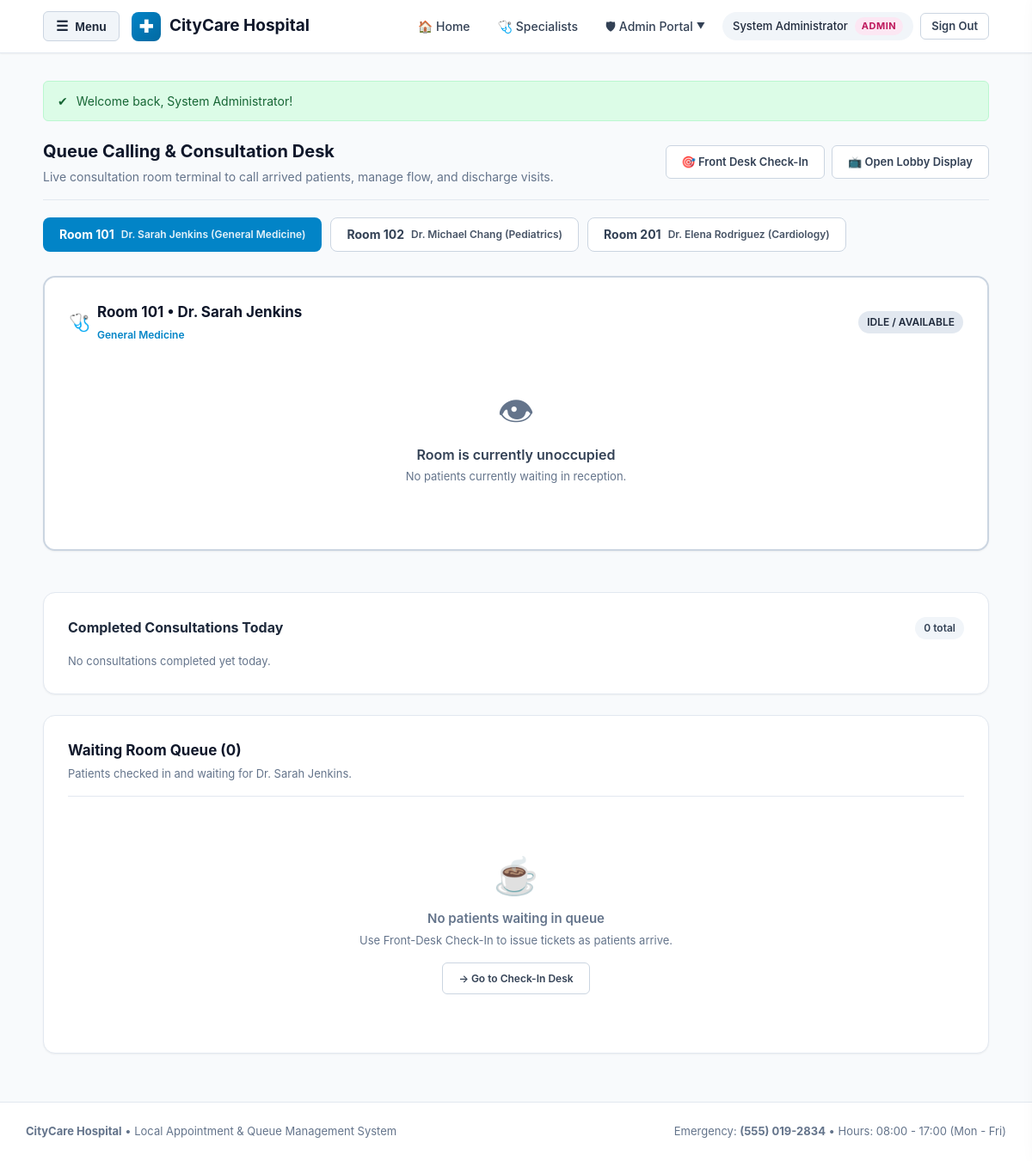
Page /staff/queue.php (signed in) on the committed database.
### tables this page shows
CREATE TABLE `doctors` (
  `id` INT UNSIGNED NOT NULL AUTO_INCREMENT,
  `full_name` VARCHAR(100) NOT NULL,
  `specialty` VARCHAR(100) NOT NULL,
  `email` VARCHAR(150) NOT NULL,
  `phone` VARCHAR(25) NOT NULL,
  `room_number` VARCHAR(30) NOT NULL,
  `description` TEXT NULL,
  `active_status` TINYINT(1) NOT NULL DEFAULT 1,
  `created_at` DATETIME NOT NULL DEFAULT CURRENT_TIMESTAMP,
  `updated_at` DATETIME NOT NULL DEFAULT CURRENT_TIMESTAMP ON UPDATE CURRENT_TIMESTAMP,
  PRIMARY KEY (`id`),
  UNIQUE KEY `uk_doctors_email` (`email`),
  KEY `idx_doctors_specialty` (`specialty`),
  KEY `idx_doctors_active` (`active_status`)
);

### staff/queue.php (the view, shortened to what this page needs)
<?php
$pdo = getDBConnection();
$today = date('Y-m-d');
$docStmt = $pdo->query("SELECT id, full_name, specialty, room_number FROM doctors WHERE active_status = 1 ORDER BY room_number ASC");
$doctors = $docStmt->fetchAll();
$selectedDoctorId = isset($_GET['doctor_id']) ? (int)$_GET['doctor_id'] : (int)($doctors[0]['id'] ?? 1);
$selectedDoctor = null;
foreach ($doctors as $d) {
    if ((int)$d['id'] === $selectedDoctorId) {
        $selectedDoctor = $d;
        break;
    }
}
$servingStmt = $pdo->prepare("
    SELECT q.id AS queue_id, q.queue_number, q.called_at, q.service_started_at,
           TIMESTAMPDIFF(MINUTE, q.called_at, NOW()) AS minutes_in_service,
           a.id AS appointment_id, a.booking_reference, a.start_time,
           u.full_name AS patient_name, u.phone AS patient_phone
    FROM queue_entries q
    JOIN appointments a ON q.appointment_id = a.id
    JOIN users u ON a.patient_id = u.id
    WHERE a.doctor_id = :doc_id
      AND q.queue_date = :qdate
      AND q.status = 'in_service'
    ORDER BY q.called_at DESC
    LIMIT 1
");
$servingStmt->execute([':doc_id' => $selectedDoctorId, ':qdate' => $today]);
$currentPatient = $servingStmt->fetch();
$waitingStmt = $pdo->prepare("
    SELECT q.id AS queue_id, q.queue_number, q.checked_in_at,
           TIMESTAMPDIFF(MINUTE, q.checked_in_at, NOW()) AS wait_minutes,
           a.id AS appointment_id, a.booking_reference, a.start_time,
           u.full_name AS patient_name, u.phone AS patient_phone
    FROM queue_entries q
    JOIN appointments a ON q.appointment_id = a.id
    JOIN users u ON a.patient_id = u.id
    WHERE a.doctor_id = :doc_id
      AND q.queue_date = :qdate
      AND q.status = 'waiting'
    ORDER BY a.start_time ASC, q.checked_in_at ASC
");
$waitingStmt->execute([':doc_id' => $selectedDoctorId, ':qdate' => $today]);
$waitingPatients = $waitingStmt->fetchAll();
$completedStmt = $pdo->prepare("
    SELECT q.id AS queue_id, q.queue_number, q.completed_at,
           a.booking_reference, u.full_name AS patient_name
    FROM queue_entries q
    JOIN appointments a ON q.appointment_id = a.id
    JOIN users u ON a.patient_id = u.id
    WHERE a.doctor_id = :doc_id
      AND q.queue_date = :qdate
      AND q.status = 'completed'
    ORDER BY q.completed_at DESC
    LIMIT 10
");
$completedStmt->execute([':doc_id' => $selectedDoctorId, ':qdate' => $today]);
$completedPatients = $completedStmt->fetchAll();
require_once __DIR__ . '/../includes/header.php';
?>
<div class="card-header">
    <div>
        <h1 class="card-title">Queue Calling &amp; Consultation Desk</h1>
        <p style="margin: 4px 0 0 0; color: var(--gray-500); font-size: 14px;">
            Live consultation room terminal to call arrived patients, manage flow, and discharge visits.
        </p>
    </div>
    <div style="display: flex; gap: 8px; flex-wrap: wrap;">
        <a href="checkin.php" class="btn btn-secondary" style="font-size: 13px;">
            &#127919; Front Desk Check-In
        </a>
        <a href="<?php echo APP_BASE_URL; ?>/queue_display.php" target="_blank" class="btn btn-secondary" style="font-size: 13px;">
            &#128250; Open Lobby Display
        </a>
    </div>
</div>
<div style="display: flex; gap: 10px; margin-bottom: 24px; overflow-x: auto; padding-bottom: 4px;">
    <?php foreach ($doctors as $d): ?>
        <?php $isActive = ((int)$d['id'] === $selectedDoctorId); ?>
        <a href="queue.php?doctor_id=<?php echo (int)$d['id']; ?>"
           class="btn <?php echo $isActive ? 'btn-primary' : 'btn-secondary'; ?>"
           style="padding: 10px 18px; text-decoration: none; border-radius: 8px; white-space: nowrap;">
            <div style="font-weight: 700; font-size: 14px;">
                <?php echo htmlspecialchars($d['room_number'], ENT_QUOTES, 'UTF-8'); ?>
            </div>
            <div style="font-size: 12px; opacity: 0.9;">
                <?php echo htmlspecialchars($d['full_name'], ENT_QUOTES, 'UTF-8'); ?> (<?php echo htmlspecialchars($d['specialty'], ENT_QUOTES, 'UTF-8'); ?>)
            </div>
        </a>
    <?php endforeach; ?>
</div>
<div class="dashboard-grid">
    <div style="display: flex; flex-direction: column; gap: 24px;">
        <div class="card" style="border: 2px solid <?php echo $currentPatient ? 'var(--primary)' : 'var(--gray-300)'; ?>; background: <?php echo $currentPatient ? '#f0f9ff' : '#ffffff'; ?>;">
            <div style="display: flex; justify-content: space-between; align-items: center; margin-bottom: 16px;">
                <div style="display: flex; align-items: center; gap: 8px;">
                    <span style="font-size: 20px;">&#129658;</span>
                    <div>
                        <h2 style="margin: 0; font-size: 17px; color: var(--gray-900);">
                            <?php echo htmlspecialchars($selectedDoctor['room_number'], ENT_QUOTES, 'UTF-8'); ?> &bull;
                            <?php echo htmlspecialchars($selectedDoctor['full_name'], ENT_QUOTES, 'UTF-8'); ?>
                        </h2>
                        <span style="font-size: 12px; color: var(--primary); font-weight: 600;">
                            <?php echo htmlspecialchars($selectedDoctor['specialty'], ENT_QUOTES, 'UTF-8'); ?>
                        </span>
                    </div>
                </div>
                <span class="badge" style="background: <?php echo $currentPatient ? 'var(--primary)' : 'var(--gray-200)'; ?>; color: <?php echo $currentPatient ? '#ffffff' : 'var(--gray-600)'; ?>; font-size: 12px; padding: 4px 10px;">
                    <?php echo $currentPatient ? '● ACTIVE CONSULTATION' : 'IDLE / AVAILABLE'; ?>
                </span>
            </div>
            <?php if ($currentPatient): ?>
                <div style="background: #ffffff; border: 1px solid #bfdbfe; border-radius: 12px; padding: 20px; text-align: center; margin-bottom: 18px;">
                    <div style="font-size: 13px; font-weight: 700; color: var(--gray-500); text-transform: uppercase; letter-spacing: 1px;">
                        Currently in Room
                    </div>
                    <div style="font-size: 52px; font-weight: 900; color: var(--primary); line-height: 1.1; margin: 8px 0;">
                        <?php echo htmlspecialchars($currentPatient['queue_number'], ENT_QUOTES, 'UTF-8'); ?>
                    </div>
                    <div style="font-size: 18px; font-weight: 700; color: var(--gray-900);">
                        <?php echo htmlspecialchars($currentPatient['patient_name'], ENT_QUOTES, 'UTF-8'); ?>
                    </div>
                    <div style="font-size: 13px; color: var(--gray-500); margin-top: 4px;">
                        Ref: <code style="color: var(--primary);"><?php echo htmlspecialchars($currentPatient['booking_reference'], ENT_QUOTES, 'UTF-8'); ?></code> &bull;
                        Phone: <?php echo htmlspecialchars($currentPatient['patient_phone'] ?? 'N/A', ENT_QUOTES, 'UTF-8'); ?>
                    </div>
                    <div style="display: inline-block; background: #e0f2fe; color: #0369a1; padding: 4px 12px; border-radius: 9999px; font-size: 12px; font-weight: 600; margin-top: 10px;">
                        In Service for: <?php echo max(1, (int)$currentPatient['minutes_in_service']); ?> min(s)
                    </div>
                </div>
                <div style="display: flex; gap: 10px; flex-wrap: wrap;">
                    <form method="POST" action="queue.php?doctor_id=<?php echo $selectedDoctorId; ?>" style="flex: 2;">
                        <?php echo csrfField(); ?>
                        <input type="hidden" name="action" value="complete_consultation">
                        <input type="hidden" name="queue_id" value="<?php echo (int)$currentPatient['queue_id']; ?>">
                        <button type="submit" class="btn btn-primary" style="width: 100%; justify-content: center; padding: 12px; background: var(--success); border-color: var(--success); font-weight: 700;">
                            &#10004; Complete Consultation
                        </button>
                    </form>
                    <form method="POST" action="queue.php?doctor_id=<?php echo $selectedDoctorId; ?>" style="flex: 1;" onsubmit="return confirm('Skip this patient and send automatic rescheduling recovery options to their inbox?');">
                        <?php echo csrfField(); ?>
                        <input type="hidden" name="action" value="skip_patient">
                        <input type="hidden" name="queue_id" value="<?php echo (int)$currentPatient['queue_id']; ?>">
                        <input type="hidden" name="reason" value="Patient left or absent during consultation">
                        <button type="submit" class="btn btn-danger" style="width: 100%; justify-content: center; padding: 12px; font-size: 13px;">
                            &#9888; Skip Patient
                        </button>
                    </form>
                </div>
            <?php else: ?>
                <div style="text-align: center; padding: 30px 20px; color: var(--gray-500);">
                    <div style="font-size: 42px; margin-bottom: 8px;">&#128065;</div>
                    <p style="margin: 0; font-size: 16px; font-weight: 600; color: var(--gray-700);">Room is currently unoccupied</p>
                    <p style="margin: 4px 0 16px 0; font-size: 13px;">
                        <?php if (!empty($waitingPatients)): ?>
                            There are <strong><?php echo count($waitingPatients); ?></strong> patient(s) waiting in line. Click Call Next below.
                        <?php else: ?>
                            No patients currently waiting in reception.
                        <?php endif; ?>
                    </p>
                </div>
            <?php endif; ?>
        </div>
        <div class="card">
            <h3 style="margin-top: 0; font-size: 16px; color: var(--gray-800); display: flex; justify-content: space-between;">
                <span>Completed Consultations Today</span>
                <span class="badge" style="background: var(--gray-100); color: var(--gray-700);"><?php echo count($completedPatients); ?> total</span>
            </h3>
            <?php if (empty($completedPatients)): ?>
                <p style="font-size: 13px; color: var(--gray-500); margin-bottom: 0;">No consultations completed yet today.</p>
            <?php endif; ?>
        </div>
    </div>
    <div class="card">
        <div class="card-header">
            <div>
                <h2 class="card-title" style="font-size: 17px;">
                    Waiting Room Queue (<?php echo count($waitingPatients); ?>)
                </h2>
                <p style="margin: 4px 0 0 0; color: var(--gray-500); font-size: 13px;">
                    Patients checked in and waiting for <?php echo htmlspecialchars($selectedDoctor['full_name'], ENT_QUOTES, 'UTF-8'); ?>.
                </p>
            </div>
        </div>
        <?php if (empty($waitingPatients)): ?>
            <div style="text-align: center; padding: 40px 20px; color: var(--gray-500);">
                <div style="font-size: 42px; margin-bottom: 8px;">&#9749;</div>
                <p style="margin: 0; font-size: 15px; font-weight: 600;">No patients waiting in queue</p>
                <p style="margin: 4px 0 16px 0; font-size: 13px;">Use Front-Desk Check-In to issue tickets as patients arrive.</p>
                <a href="checkin.php" class="btn btn-secondary" style="font-size: 12px;">
                    &rarr; Go to Check-In Desk
                </a>
            </div>
        <?php endif; ?>
    </div>
</div>
<?php require_once __DIR__ . '/../includes/footer.php'; ?>

### assets/css/style.css (style rules this page uses)
:root { --primary: #0284c7; --primary-dark: #0369a1; --primary-light: #e0f2fe; --primary-gradient: linear-gradient(135deg, #0284c7 0%, #0369a1 100%); --success: #16a34a; --success-light: #dcfce7; --warning: #d97706; --warning-light: #fef3c7; --danger: #dc2626; --danger-light: #fee2e2; --gray-50: #f8fafc; --gray-100: #f1f5f9; --gray-200: #e2e8f0; --gray-300: #cbd5e1; --gray-500: #64748b; --gray-700: #334155; --gray-800: #1e293b; --gray-900: #0f172a; --radius-sm: 6px; --radius-md: 10px; --radius-lg: 14px; --radius-full: 9999px; --shadow-sm: 0 1px 2px rgba(0, 0, 0, 0.05); --shadow-md: 0 4px 6px -1px rgba(0, 0, 0, 0.08), 0 2px 4px -1px rgba(0, 0, 0, 0.04); --shadow-lg: 0 10px 15px -3px rgba(0, 0, 0, 0.08), 0 4px 6px -2px rgba(0, 0, 0, 0.04); }
* { box-sizing: border-box; }
body { margin: 0; padding: 0; font-family: -apple-system, BlinkMacSystemFont, "Segoe UI", Roboto, "Helvetica Neue", Arial, sans-serif; background-color: var(--gray-50); color: var(--gray-800); line-height: 1.5; min-height: 100vh; display: flex; flex-direction: column; }
.card { background: #ffffff; border: 1px solid var(--gray-200); border-radius: var(--radius-lg); padding: 28px; box-shadow: var(--shadow-sm); margin-bottom: 24px; }
.card-header { border-bottom: 1px solid var(--gray-200); padding-bottom: 16px; margin-bottom: 20px; display: flex; align-items: center; justify-content: space-between; flex-wrap: wrap; gap: 10px; }
.card-title { margin: 0; font-size: 20px; font-weight: 700; color: var(--gray-900); }
.btn { display: inline-flex; align-items: center; justify-content: center; gap: 8px; padding: 10px 18px; font-size: 14px; font-weight: 600; border-radius: var(--radius-sm); border: 1px solid transparent; cursor: pointer; text-decoration: none; transition: all 0.15s ease; line-height: 1.25; }
.btn-primary { background-color: var(--primary); color: #ffffff; }
.btn-secondary { background-color: #ffffff; color: var(--gray-700); border-color: var(--gray-300); }
.badge { display: inline-block; padding: 4px 10px; font-size: 12px; font-weight: 600; border-radius: var(--radius-full); }

### rows in the picture
doctors: room_number "Room 101", full_name "Dr. Sarah Jenkins", specialty "General Medicine"
doctors: room_number "Room 102", full_name "Dr. Michael Chang", specialty "Pediatrics"
doctors: room_number "Room 201", full_name "Dr. Elena Rodriguez", specialty "Cardiology"

### other values in the picture
$user['full_name'] "System Administrator"
$user['role'] "ADMIN"
$flash['message'] "Welcome back, System Administrator!"
count($completedPatients) "0"
count($waitingPatients) "0"
